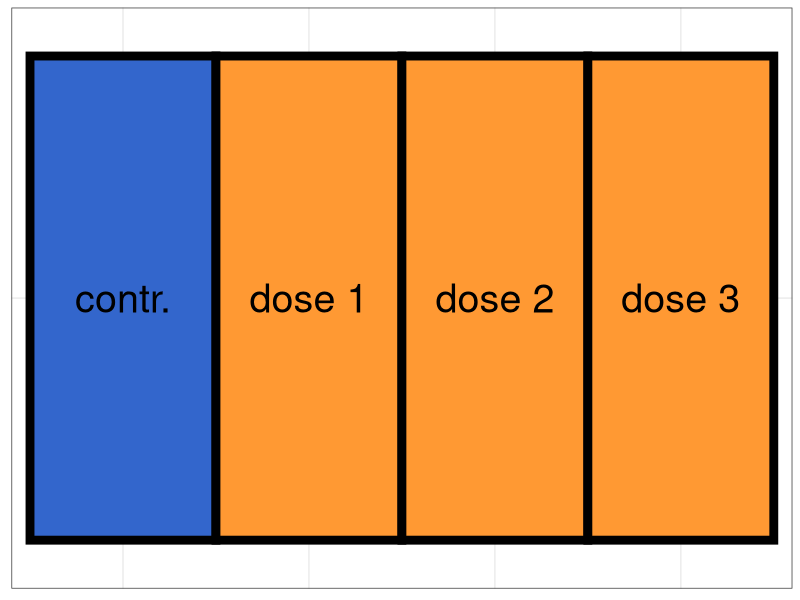
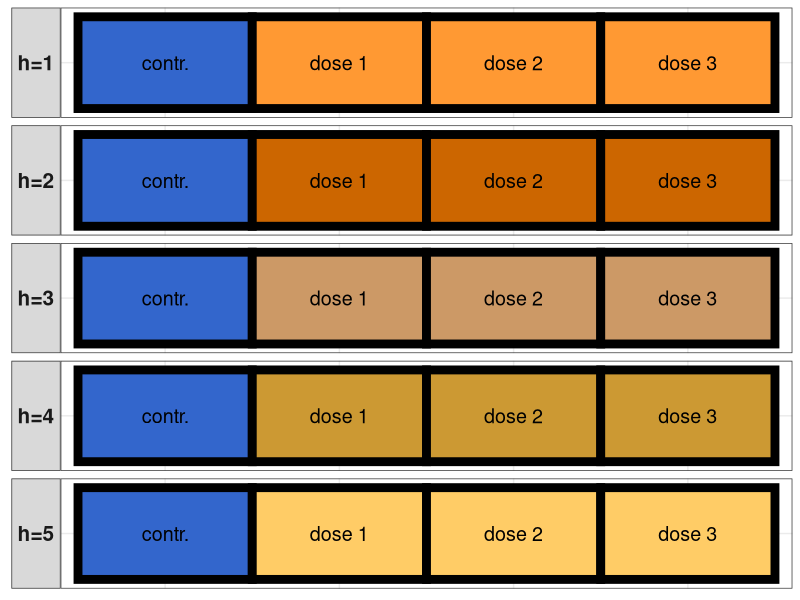

These figures' R source, in order:
## ---- chunk 1
knitr::opts_chunk$set(echo = FALSE)
library(tidyverse)
## ---- chunk 2
h <- "h=1"
treat <- c("contr.", "dose 1", "dose 2", "dose 3")
fill <- c("#3366CC", "#FF9933", "#FF9933", "#FF9933")

dat <- data.frame(h=h,
                  treat=treat, 
                  fill=fill)

ggplot(dat, aes(x=treat, 
                y=factor(h)))+
  theme_bw()+
  geom_tile(fill=fill,
            size=3,
            color="black")+
  geom_text(aes(label=treat), size=10)+
  # facet_grid(h~.)+
  theme(axis.title.x=element_blank(),
        axis.text.x=element_blank(),
        axis.ticks.x=element_blank(),
        axis.title.y=element_blank(),
        axis.text.y=element_blank(),
        axis.ticks.y=element_blank())
  


## ---- chunk 3
h <- c(rep("h=1", 4),
       rep("h=2", 4),
       rep("h=3", 4),
       rep("h=4", 4),
       rep("h=5", 4))
y="1"
treat <- rep(c("contr.", "dose 1", "dose 2", "dose 3"), 5)
fill <- c("#3366CC", "#FF9933", "#FF9933", "#FF9933",
          "#3366CC", "#CC6600", "#CC6600", "#CC6600",
          "#3366CC", "#CC9966", "#CC9966", "#CC9966",
          "#3366CC", "#CC9933", "#CC9933", "#CC9933",
          "#3366CC", "#FFCC66", "#FFCC66", "#FFCC66")

dat_hist <- data.frame(h=h,
                  treat=treat, 
                  fill=fill)

ggplot(dat_hist, aes(x=treat, 
                y=y))+
  theme_bw()+
  geom_tile(fill=fill,
            size=3,
            color="black")+
  geom_text(aes(label=treat), size=5)+
  facet_grid(h~.,
             switch="both")+
  theme(axis.title.x=element_blank(),
        axis.text.x=element_blank(),
        axis.ticks.x=element_blank(),
        
        axis.title.y=element_blank(),
        axis.text.y=element_blank(),
        axis.ticks.y=element_blank(),
        
        strip.text.y = element_text(size = 15, 
                                    face = "bold"),
        strip.text.y.left = element_text(angle = 0))
  

